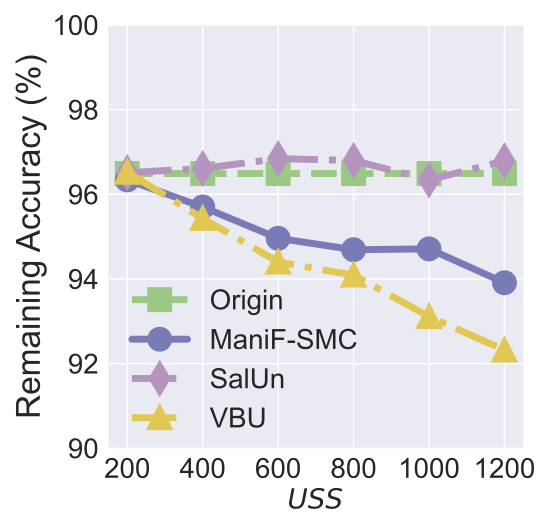

The Python source for this figure:


import numpy as np
import matplotlib.pyplot as plt

epsilon = 3
beta = 1 / epsilon


x=[1, 2, 3, 4, 5, 6]
# validation_for_plt =[97,95.8600, 94.9400, 93.5400, 93.2400]
# attack_for_plt=[0, 0.3524, 0, 0.1762, 0.1762]
# basic_for_plt=[99.8, 99.8, 99.8, 99.8, 99.8]

labels = ['200', '400', '600', '800', '1000', '1200']
# unl_org = [97.77, 97.55, 97.35, 97.29, 97.21, 97.21]

# unl_hess_r = [96.6, 96.66, 96.04, 95.94, 95.85, 97.21]
OUL = [0.9634, 0.9570, 0.9496, 0.9469, 0.9471, 0.9391]

org_acc = [0.9649, 0.9649, 0.9649, 0.9649, 0.9649, 0.9649]

salun_acc = [0.9651, 0.9661,  0.96842, 0.96798, 0.9634, 0.9679]

# unl_ss_wo = [94.32, 94.53, 94.78, 93.38, 94.04, 97.21]
vbu_ldp_acc = [0.9652, 0.9543, 0.9440, 0.9409, 0.9311, 0.9232]

for i in range(len(OUL)):
    OUL[i] = OUL[i]*100
    org_acc[i] = org_acc[i]*100
    salun_acc[i] = salun_acc[i]*100
    vbu_ldp_acc[i] = vbu_ldp_acc[i] * 100

plt.style.use('seaborn')
plt.figure(figsize=(5.5, 5.3))
l_w=5
m_s=15
marker_s = 3
markevery=1
#plt.figure(figsize=(8, 5.3))
#plt.plot(x, unl_fr, color='blue', marker='^', label='Retrain',linewidth=l_w, markersize=m_s)

#plt.plot(x, unl_ss_w, color='g',  marker='*',  label='PriMU$_{w}$',linewidth=l_w, markersize=m_s)
plt.plot(x, org_acc, linestyle='--', color='#9BC985',  marker='s', fillstyle='full', markevery=markevery, label='Origin',linewidth=l_w, markersize=m_s, markeredgewidth=marker_s)


plt.plot(x, OUL, linestyle='-', color='#797BB7', marker='o', fillstyle='full', markevery=markevery,
         label='ManiF-SMC', linewidth=l_w, markersize=m_s, markeredgewidth=marker_s)



plt.plot(x, salun_acc, linestyle='-.', color='#B595BF',  marker='d', fillstyle='full', markevery=markevery, label='SalUn',linewidth=l_w, markersize=m_s, markeredgewidth=marker_s)

plt.plot(x, vbu_ldp_acc, linestyle='-.', color='#E1C855',  marker='^', fillstyle='full', markevery=markevery,
         label='VBU',linewidth=l_w, markersize=m_s, markeredgewidth=marker_s)


# plt.grid()
leg = plt.legend(fancybox=True, shadow=True)
# plt.xlabel('Malicious Client Ratio (%)' ,fontsize=16)
plt.ylabel('Remaining Accuracy (%)' ,fontsize=24)
my_y_ticks = np.arange(90.0, 100.1, 2)
plt.yticks(my_y_ticks,fontsize=20)
plt.xlabel('$\it USS$' ,fontsize=20)

plt.xticks(x, labels, fontsize=20)
# plt.title('CIFAR10 IID')

# plt.annotate(r"1e0", xy=(0.1, 1.01), xycoords='axes fraction', xytext=(-10, 10), textcoords='offset points', ha='right', va='center', fontsize=15)


# plt.title('(c) Utility Preservation', fontsize=24)
plt.legend(loc=(0.03, 0.01),fontsize=20)
plt.tight_layout()
#plt.title("MNIST")
plt.rcParams['figure.figsize'] = (2.0, 1)
plt.rcParams['image.interpolation'] = 'nearest'
plt.rcParams['figure.subplot.left'] = 0.11
plt.rcParams['figure.subplot.bottom'] = 0.08
plt.rcParams['figure.subplot.right'] = 0.977
plt.rcParams['figure.subplot.top'] = 0.969
plt.savefig('CelebA_model_RA_uss.pdf', format='pdf', dpi=200)
plt.show()
